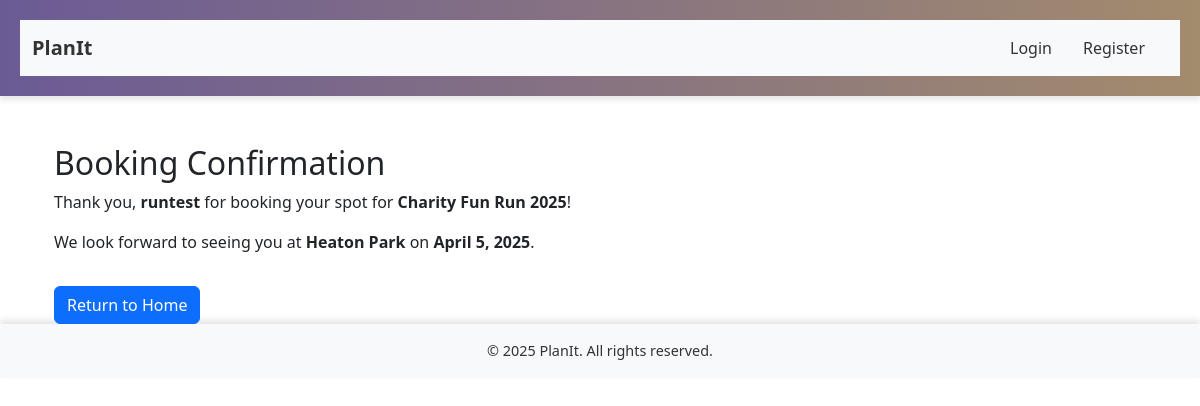
The page /3/confirmation/ on the database its author committed.
### events/models.py (models this page shows, shortened)
class Booking(models.Model):
    event = models.ForeignKey(Event, on_delete=models.CASCADE, related_name='bookings')
    name = models.CharField(max_length=255)
    email = models.EmailField()
    phone = models.CharField(max_length=15)

class Event(models.Model):
    name = models.CharField(max_length=255)
    description = models.TextField(max_length=500)
    location = models.CharField(max_length=300)
    date = models.DateField()
    time = models.TimeField()
    created_by = models.ForeignKey(User, on_delete=models.CASCADE)
    category = models.CharField(max_length=100, blank=True, null=True)

### events/views.py (the view)
# urls.py: path('<int:event_id>/confirmation/', views.booking_confirmation, name='booking_confirmation'),
def booking_confirmation(request, event_id):
    event = get_object_or_404(Event, id=event_id)
    booking = event.bookings.last()  # Retrieve the last booking
    return render(request, 'events/booking_confirmation.html', {
        'event': event,
        'booking': booking,
    })

### events/templates/events/booking_confirmation.html
{% extends 'base.html' %}
{% block content %}
<div class="container mt-5">
    <h2>Booking Confirmation</h2>
    <p>Thank you, <strong>{{ booking.name }}</strong> for booking your spot for <strong>{{ event.name }}</strong>!</p>
    <p>We look forward to seeing you at <strong>{{ event.location }}</strong> on <strong>{{ event.date }}</strong>.</p>
    <a href="{% url 'home' %}" class="btn btn-primary mt-3">Return to Home</a>
</div>
{% endblock %}

### static/css/style.css (style rules this page uses)
body { background-color: #f8f5f2; font-family: 'Arial', sans-serif; color: #333; margin: 0; padding: 0; }
.btn-primary { background-color: #6b5b95; border-color: #6b5b95; color: #fff; }
.btn { border-radius: 8px; padding: 10px 15px; transition: all 0.3s ease-in-out; }

### rows shown on the page
Booking: name "runtest"
Event: name "Charity Fun Run 2025", location "Heaton Park", date "April 5, 2025"
